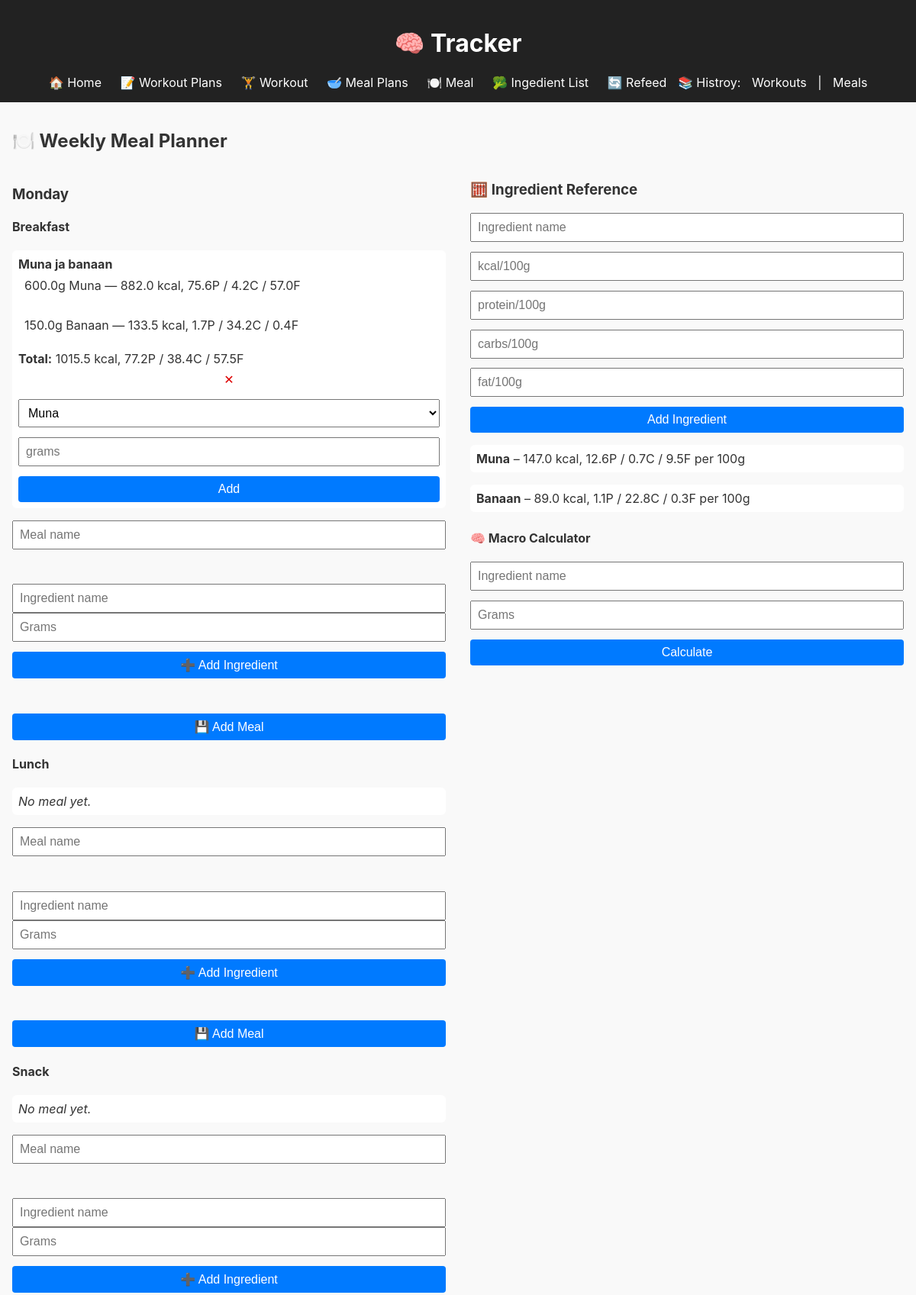
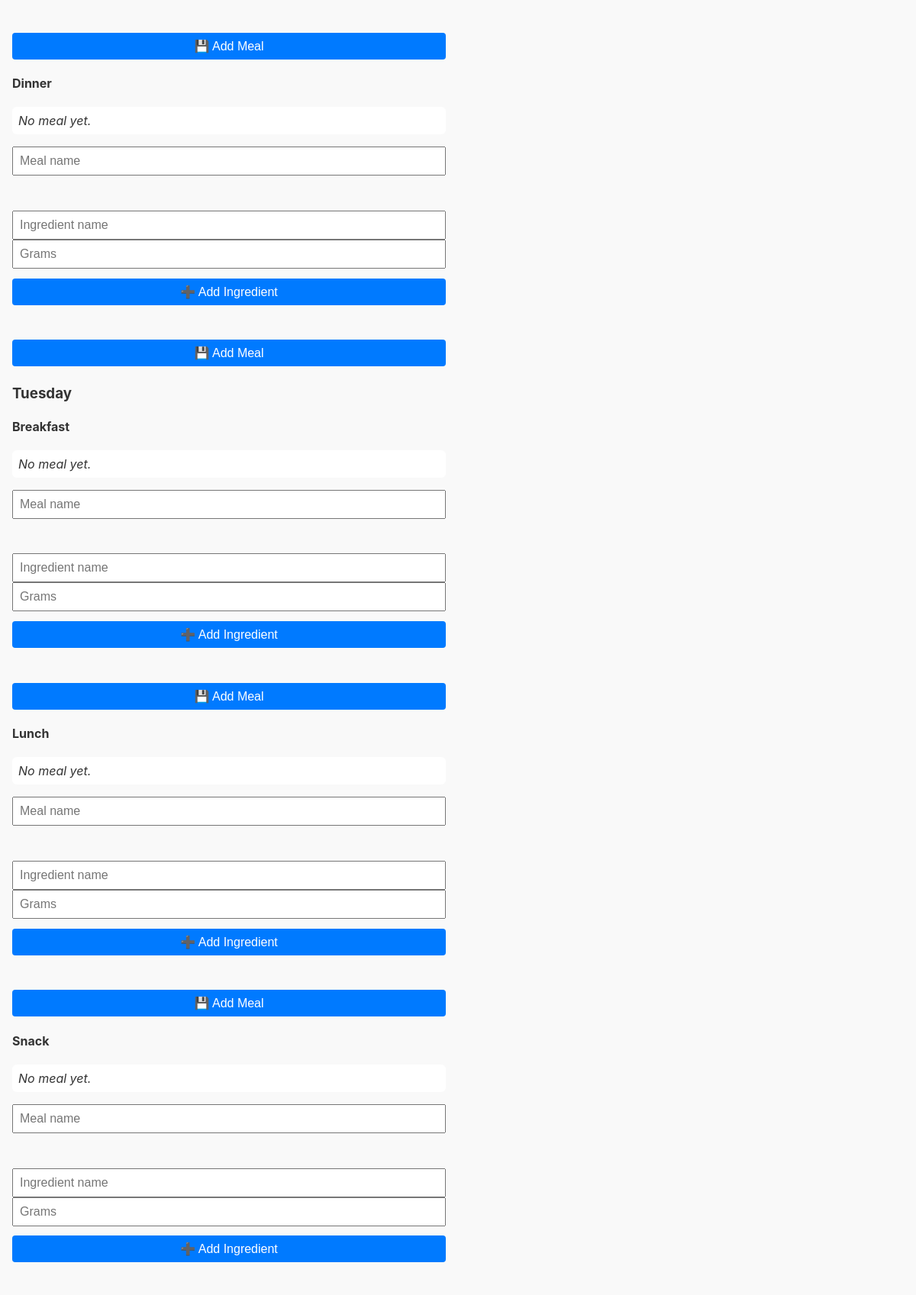
/meal_plans/ (upper part), run on the app's committed database (2 pictures, top to bottom).
### tables this page shows
CREATE TABLE meal_plans (
    id INTEGER PRIMARY KEY AUTOINCREMENT,
    day TEXT NOT NULL,
    meal_type TEXT NOT NULL,
    name TEXT NOT NULL,
    ingredients TEXT,
    calories REAL
);

CREATE TABLE meal_ingredients (
  id INTEGER PRIMARY KEY,
  meal_id INTEGER NOT NULL,
  ingredient_id INTEGER NOT NULL,
  grams REAL NOT NULL,
  FOREIGN KEY(meal_id) REFERENCES meal_plans(id),
  FOREIGN KEY(ingredient_id) REFERENCES ingredients(id)
);

CREATE TABLE ingredients (
    id INTEGER PRIMARY KEY AUTOINCREMENT,
    name TEXT NOT NULL UNIQUE,
    calories REAL NOT NULL,
    protein REAL NOT NULL,
    carbs REAL NOT NULL,
    fat REAL NOT NULL
);

### blueprints/meal_plans.py (the view)
@meal_plans_bp.route("/")
def meals_index():
    meals, ingredients = get_meals_with_macros()
    return render_template("plans/meal_index.html", meals=meals, ingredients=ingredients)

### database.py (called while the page is built)
def get_connection():
    conn = sqlite3.connect(DB_PATH)
    conn.row_factory = sqlite3.Row
    return conn

### templates/plans/meal_index.html (shortened to what this page needs)
{% extends "base.html" %}
{% block content %}
<h2>🍽️ Weekly Meal Planner</h2>
<div style="display: flex; gap: 2rem;">
<div style="flex: 1;">
  {% set days = ['Monday','Tuesday','Wednesday','Thursday','Friday','Saturday','Sunday'] %}
  {% set slots = ['Breakfast','Lunch','Snack','Dinner'] %}
  {% for d in days %}
    <h3 style="margin-top:1.5rem;">{{ d }}</h3>
    {% for slot in slots %}
      <h4>{{ slot }}</h4>
        <ul>
        {% for m in meals if m.day == d and m.meal_type == slot %}
            <li>
                <strong>{{ m.name }}</strong>
        <ul>
        {% for ing in m.ingredients %}
            <li>{{ ing.grams }}g {{ ing.name }} — {{ ing.calories }} kcal, {{ ing.protein }}P / {{ ing.carbs }}C / {{ ing.fat }}F</li>
        {% endfor %}
        </ul>
            <strong>Total:</strong> {{ m.totals.calories }} kcal, {{ m.totals.protein }}P / {{ m.totals.carbs }}C / {{ m.totals.fat }}F
            <form action="{{ url_for('meal_plans.delete_meal', meal_id=m.id) }}"
                method="POST" style="display:inline;">
            <button style="border:none;color:#d00;background:none;">✕</button>
        </form>
        <form action="{{ url_for('meal_plans.add_ingredient') }}" method="POST" style="margin-top: 0.5rem;">
            <select name="ingredient_id">
            {% for i in ingredients %}
                <option value="{{ i.id }}">{{ i.name }}</option>
            {% endfor %}
            </select>
                <input name="grams" type="number" step="any" placeholder="grams" required>
                <button>Add</button>
        </form>
            </li>
                {% else %}
            <li><em>No meal yet.</em></li>
                {% endfor %}
        </ul>
      <form action="{{ url_for('meal_plans.add_meal') }}" method="POST" style="margin-bottom:1rem;">
        <input type="text" name="name" placeholder="Meal name" required><br>
        <div class="ingredients-container">
          <div class="ingredient-row">
            <input type="text" name="ingredient_name" placeholder="Ingredient name" required>
            <input type="number" name="ingredient_grams" step="any" placeholder="Grams" required>
          </div>
        </div>
        <button type="button" onclick="addIngredientRow(this)">➕ Add Ingredient</button><br>
        <button type="submit">💾 Add Meal</button>
      </form>
    {% endfor %}
  {% endfor %}
</div>
<div style="flex: 1;">
  <h3>🧮 Ingredient Reference</h3>
  <form method="POST" action="{{ url_for('ingredients.manage_ingredients') }}" style="margin-bottom: 1rem;">
    <input name="name" placeholder="Ingredient name" required>
    <input name="calories" type="number" step="any" placeholder="kcal/100g" required>
    <input name="protein" type="number" step="any" placeholder="protein/100g" required>
    <input name="carbs" type="number" step="any" placeholder="carbs/100g" required>
    <input name="fat" type="number" step="any" placeholder="fat/100g" required>
    <button>Add Ingredient</button>
  </form>
  <ul>
    {% for i in ingredients %}
      <li>
        <strong>{{ i.name }}</strong> – {{ i.calories }} kcal, {{ i.protein }}P / {{ i.carbs }}C / {{ i.fat }}F per 100g
      </li>
    {% endfor %}
  </ul>
  <h4 style="margin-top:1.5rem;">🧠 Macro Calculator</h4>
  <form action="{{ url_for('ingredients.calculate_macros') }}" method="POST">
    <input type="text" name="name" placeholder="Ingredient name" required>
    <input type="number" step="any" name="grams" placeholder="Grams" required>
    <button type="submit">Calculate</button>
  </form>
</div>
</div>
{% endblock %}

### static/style.css (style rules this page uses)
body { font-family: -apple-system, BlinkMacSystemFont, sans-serif; margin: 0; padding: 0; background: #f9f9f9; color: #333; }
form { display: flex; flex-direction: column; gap: 0.8rem; }
input, select, textarea, button { font-size: 1rem; padding: 0.5rem; width: 100%; box-sizing: border-box; }
button { background-color: #007aff; color: white; border: none; cursor: pointer; border-radius: 4px; }
ul { list-style-type: none; padding: 0; }
li { margin-bottom: 1rem; padding: 0.5rem; background: #fff; border-radius: 6px; }

### data on the page
meal_plans: name "Muna ja banaan", calories "882.0" "133.5", protein "75.6" "1.7", carbs "4.2" "34.2", fat "57.0" "0.4", totals.calories "1015.5", totals.protein "77.2", totals.carbs "38.4", totals.fat "57.5"
meal_ingredients: grams "600.0"
ingredients: name "Muna", name "Muna", calories "147.0", protein "12.6", carbs "0.7", fat "9.5"
meal_ingredients: grams "150.0"
ingredients: name "Banaan", name "Banaan", calories "89.0", protein "1.1", carbs "22.8", fat "0.3"

### other printed values
{{ d }} "Monday" "Tuesday"
{{ slot }} "Breakfast" "Lunch" "Snack" "Dinner" "Breakfast" "Lunch" "Snack"
form field ingredient_id "Muna"
